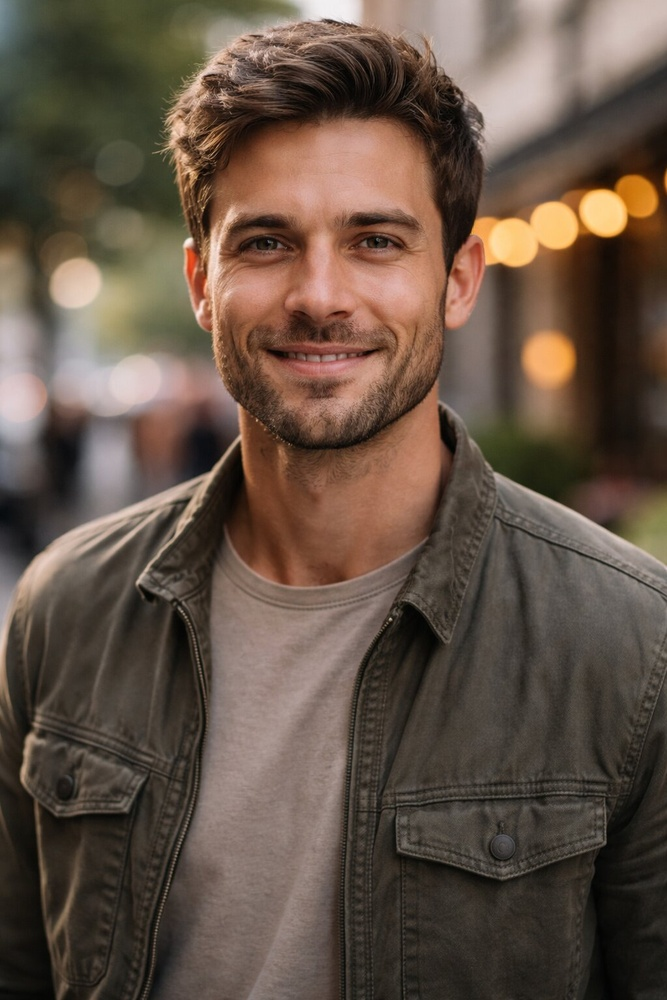
#> input picture web/uploads/0413ceca-7629-4205-bd47-e063a71b9cf0_ChatGPT_Image_Feb_6_2026_12_47_40_PM.jpg, 667 x 1000 px, shrunk from 1024 x 1536 before the run
$ python image_processing_level.py ../../web/uploads/0413ceca-7629-4205-bd47-e063a71b9cf0_ChatGPT_Image_Feb_6_2026_12_47_40_PM.jpg   (older library calls are emulated)
#> lines starting #> are read from the running program, lines starting #| are printed output that depends on the picture; after the words box and inside, x2 and y2 are one past the last pixel; in counts of white or black regions, pixels touching at a corner belong together
"""
Image Processing Level Estimation
=================================

Estimates the intensity of post-processing applied to an image.
Used to adjust confidence and force UNCERTAIN verdict on heavily filtered images.

PRODUCTION-SAFE: Does NOT modify AI probability values.
Only affects interpretation and confidence intervals.

Processing indicators detected:
- JPEG quantization irregularities
- Over-sharpening halos (edge overshoot)
- Frequency spectrum flattening
- Skin texture smoothing loss
- Color LUT banding
- Re-encoding artifacts
"""

import os
from typing import Literal, List, Optional, Tuple
from dataclasses import dataclass
import numpy as np
from PIL import Image

try:
    import cv2

    CV2_AVAILABLE = True
except ImportError:
    CV2_AVAILABLE = False


# Type alias for processing levels
ProcessingLevelType = Literal[
    "minimal_processing", "moderate_processing", "heavy_processing", "unknown"
]


@dataclass
class ProcessingLevelResult:
    """Result of image processing level estimation."""

    level: ProcessingLevelType
    confidence: float  # 0.0 to 1.0
    indicators: List[str]
    scores: dict  # Individual signal scores
    warning: Optional[str]

    # [8 lines left out: function to_dict, not called in this run]


# Thresholds for processing level classification
THRESHOLDS = {
    "minimal": 0.3,
    "moderate": 0.6,
    "heavy": 0.6,  # Above this = heavy
}

# Signal weights for combined score
SIGNAL_WEIGHTS = {
    "jpeg_artifacts": 0.15,
    "sharpening_halos": 0.20,
    "frequency_flattening": 0.15,
    "skin_smoothing": 0.25,
    "color_banding": 0.10,
    "reencoding_artifacts": 0.15,
}


class ImageProcessingAnalyzer:
    """
    Analyzes images for post-processing indicators.

    Uses lightweight, explainable signals - no deep learning required.
    """

    def __init__(self):
        self.cv2_available = CV2_AVAILABLE

    def analyze(self, image_path: str) -> ProcessingLevelResult:
        """
        Estimate processing level of an image.

        Args:
            image_path: Path to image file

        Returns:
            ProcessingLevelResult with level and details
        """
        if not os.path.exists(image_path):
            return ProcessingLevelResult(
                level="unknown",
                confidence=0.0,
                indicators=["File not found"],
                scores={},
                warning="Could not analyze image: file not found",
            )

        try:
            # Load image
            pil_image = Image.open(image_path).convert("RGB")
#> pil_image is the input picture: PIL image 667x1000 RGB; mean R, G, B 99.3, 82.3, 69.5
            img_array = np.array(pil_image)

            # Collect scores from all signals
            scores = {}
            indicators = []

            # 1. JPEG quantization irregularities
            jpeg_score, jpeg_indicators = self._detect_jpeg_artifacts(
                image_path, pil_image
            )
            scores["jpeg_artifacts"] = jpeg_score
            indicators.extend(jpeg_indicators)

            # 2. Over-sharpening halos
            sharp_score, sharp_indicators = self._detect_sharpening_halos(img_array)
            scores["sharpening_halos"] = sharp_score
            indicators.extend(sharp_indicators)

            # 3. Frequency spectrum flattening
            freq_score, freq_indicators = self._detect_frequency_flattening(img_array)
            scores["frequency_flattening"] = freq_score
            indicators.extend(freq_indicators)

            # 4. Skin texture smoothing
            skin_score, skin_indicators = self._detect_skin_smoothing(img_array)
            scores["skin_smoothing"] = skin_score
            indicators.extend(skin_indicators)

            # 5. Color LUT banding
            color_score, color_indicators = self._detect_color_banding(img_array)
            scores["color_banding"] = color_score
            indicators.extend(color_indicators)

            # 6. Re-encoding artifacts
            reenc_score, reenc_indicators = self._detect_reencoding_artifacts(img_array)
            scores["reencoding_artifacts"] = reenc_score
            indicators.extend(reenc_indicators)

            # Calculate weighted combined score
            combined_score = sum(
                scores.get(signal, 0.0) * weight
                for signal, weight in SIGNAL_WEIGHTS.items()
            )

            # Normalize to 0-1 range
            combined_score = min(1.0, max(0.0, combined_score))

            # Determine processing level
            if combined_score < THRESHOLDS["minimal"]:
                level = "minimal_processing"
                warning = None
            elif combined_score < THRESHOLDS["heavy"]:
                level = "moderate_processing"
                warning = "This image shows some post-processing. Detection confidence may be affected."
            else:
                level = "heavy_processing"
                warning = (
                    "This image shows strong post-processing (filters, enhancement, or editing). "
                    "Such processing reduces the reliability of AI-generation detection."
                )

            # Confidence based on signal agreement
            signal_values = list(scores.values())
            if signal_values:
                # Higher confidence when signals agree
                signal_std = np.std(signal_values)
                confidence = 1.0 - min(1.0, signal_std * 2)
            else:
                confidence = 0.5

            return ProcessingLevelResult(
                level=level,
                confidence=confidence,
                indicators=indicators,
                scores=scores,
                warning=warning,
            )

        except Exception as e:
            return ProcessingLevelResult(
                level="unknown",
                confidence=0.0,
                indicators=[f"Analysis error: {str(e)}"],
                scores={},
                warning=f"Could not analyze image processing level: {str(e)}",
            )

    def _detect_jpeg_artifacts(
        self, image_path: str, pil_image: Image.Image
    ) -> Tuple[float, List[str]]:
        """
        Detect JPEG quantization irregularities and double compression.

        Returns: (score 0-1, list of indicator strings)
        """
        indicators = []
        score = 0.0

        try:
            # Check if JPEG format
            is_jpeg = image_path.lower().endswith((".jpg", ".jpeg"))

            if is_jpeg:
                # Analyze DCT block boundaries for compression artifacts
                img_array = np.array(pil_image.convert("L"))
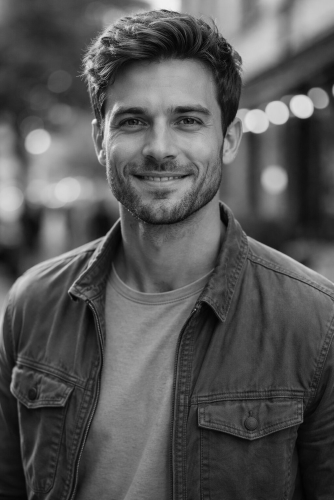
#> img_array: shape (1000, 667) (shown at 1/2 size); min 0, max 245, mean 85.9

                # Check for 8x8 block patterns (JPEG uses 8x8 DCT blocks)
                h, w = img_array.shape
                if h >= 16 and w >= 16:
                    # Calculate variance at block boundaries vs interior
                    boundary_diffs = []
                    interior_diffs = []

                    for y in range(0, h - 8, 8):
                        for x in range(0, w - 8, 8):
                            # Boundary difference (between adjacent blocks)
                            if x + 8 < w:
                                boundary_diffs.append(
                                    abs(
                                        float(img_array[y, x + 7])
                                        - float(img_array[y, x + 8])
                                    )
                                )
                            # Interior difference (within block)
                            interior_diffs.append(
                                abs(
                                    float(img_array[y, x + 3])
                                    - float(img_array[y, x + 4])
                                )
                            )
#> after the loop, boundary_diffs = 10292 values, max 75 at index 613, min 0 at index 0, mean 3.87; interior_diffs = 10292 values, max 64 at index 940, min 0 at index 3, mean 3.72

                    if boundary_diffs and interior_diffs:
                        boundary_mean = np.mean(boundary_diffs)
#> boundary_mean = 3.87
                        interior_mean = np.mean(interior_diffs)
#> interior_mean = 3.72

                        # High boundary/interior ratio suggests visible JPEG blocking
                        if interior_mean > 0:
                            block_ratio = boundary_mean / interior_mean
#> block_ratio = 1.04
                            if block_ratio > 1.5:
                                score += 0.4
                                indicators.append(
                                    "JPEG block boundary artifacts detected"
                                )
                            elif block_ratio > 1.2:
                                score += 0.2
                                indicators.append("Minor JPEG compression artifacts")

                # Check for quality estimation via DCT coefficient analysis
                # Lower quality = more visible artifacts
                img_gray = np.array(pil_image.convert("L"), dtype=np.float32)

                # Simple quality indicator: variance in high-frequency components
                if img_gray.shape[0] >= 32 and img_gray.shape[1] >= 32:
                    # Crop to multiple of 8
                    h_crop = (img_gray.shape[0] // 8) * 8
                    w_crop = (img_gray.shape[1] // 8) * 8
                    img_crop = img_gray[:h_crop, :w_crop]
#> in analyze, `jpeg_score, jpeg_indicators = self._detect_jpeg_artifacts( image_path,..`: jpeg_score = 0; jpeg_indicators = []

                    # Use Laplacian to detect high-frequency content
                    if self.cv2_available:
                        laplacian_var = cv2.Laplacian(img_crop, cv2.CV_64F).var()

                        # Very low Laplacian variance suggests over-compression
                        if laplacian_var < 50:
                            score += 0.3
                            indicators.append(
                                "Low high-frequency content (possible over-compression)"
                            )
                        elif laplacian_var < 100:
                            score += 0.1

            # Check for PNG that was likely re-saved from JPEG
            if image_path.lower().endswith(".png"):
                img_array = np.array(pil_image.convert("L"))

                # Look for 8x8 block patterns in PNG (suggests was converted from JPEG)
                if self._has_block_patterns(img_array):
                    score += 0.5
                    indicators.append("Block patterns suggest conversion from JPEG")

        except Exception:
            pass

        return min(1.0, score), indicators

    # [30 lines left out: function _has_block_patterns, not called in this run]

    def _detect_sharpening_halos(
        self, img_array: np.ndarray
    ) -> Tuple[float, List[str]]:
        """
        Detect over-sharpening halos (edge overshoot).

        Sharpening creates bright/dark halos around edges.
        """
        indicators = []
        score = 0.0

        if not self.cv2_available:
            return 0.0, []

        try:
            # Convert to grayscale
            if len(img_array.shape) == 3:
                gray = cv2.cvtColor(img_array, cv2.COLOR_RGB2GRAY)
            else:
                gray = img_array

            gray = gray.astype(np.float32)

            # Detect edges using Canny
            edges = cv2.Canny(gray.astype(np.uint8), 50, 150)
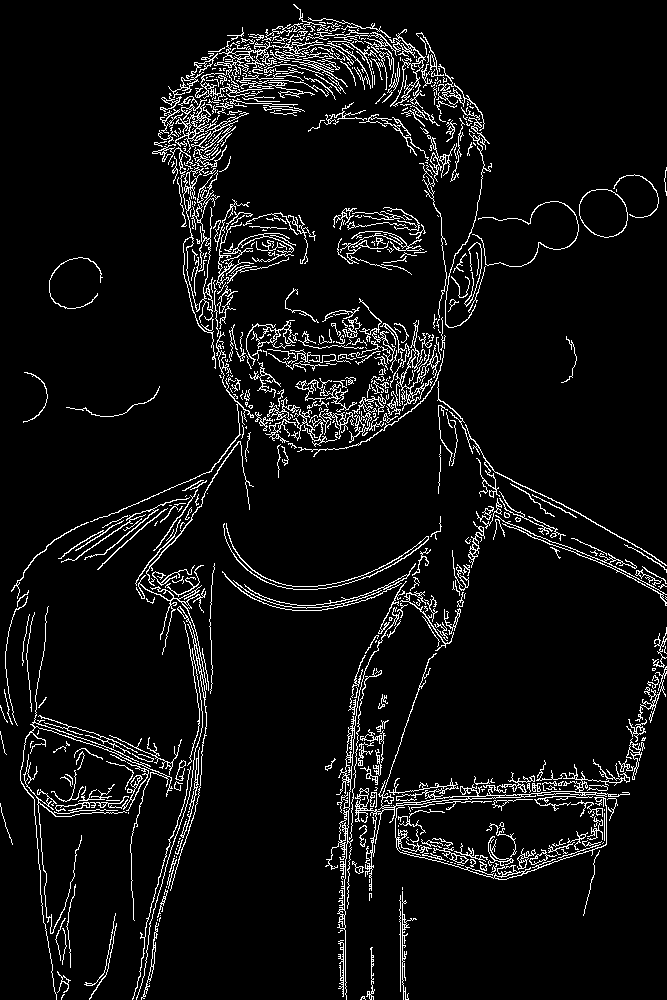
#> edges: shape (1000, 667); 6.5% white in thin lines or dots

            # Dilate edges to create analysis region
            kernel = np.ones((5, 5), np.uint8)
            edge_region = cv2.dilate(edges, kernel, iterations=1)
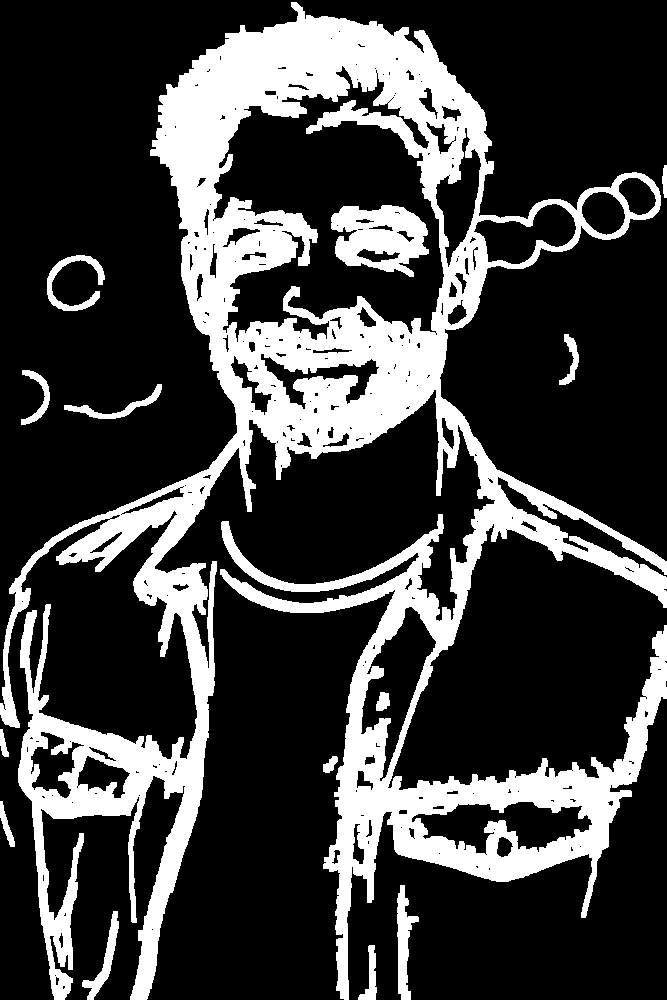
#> edge_region: shape (1000, 667); 24.6% white; 14 white regions, largest, box (x1, y1, x2, y2) and area: (0, 2, 667, 1000) 153354, (331, 205, 429, 277) 4528, (397, 885, 419, 1000) 1213

            # Calculate gradient magnitude
            grad_x = cv2.Sobel(gray, cv2.CV_64F, 1, 0, ksize=3)
            grad_y = cv2.Sobel(gray, cv2.CV_64F, 0, 1, ksize=3)
#> (the rest of the program and of its run is left out)
